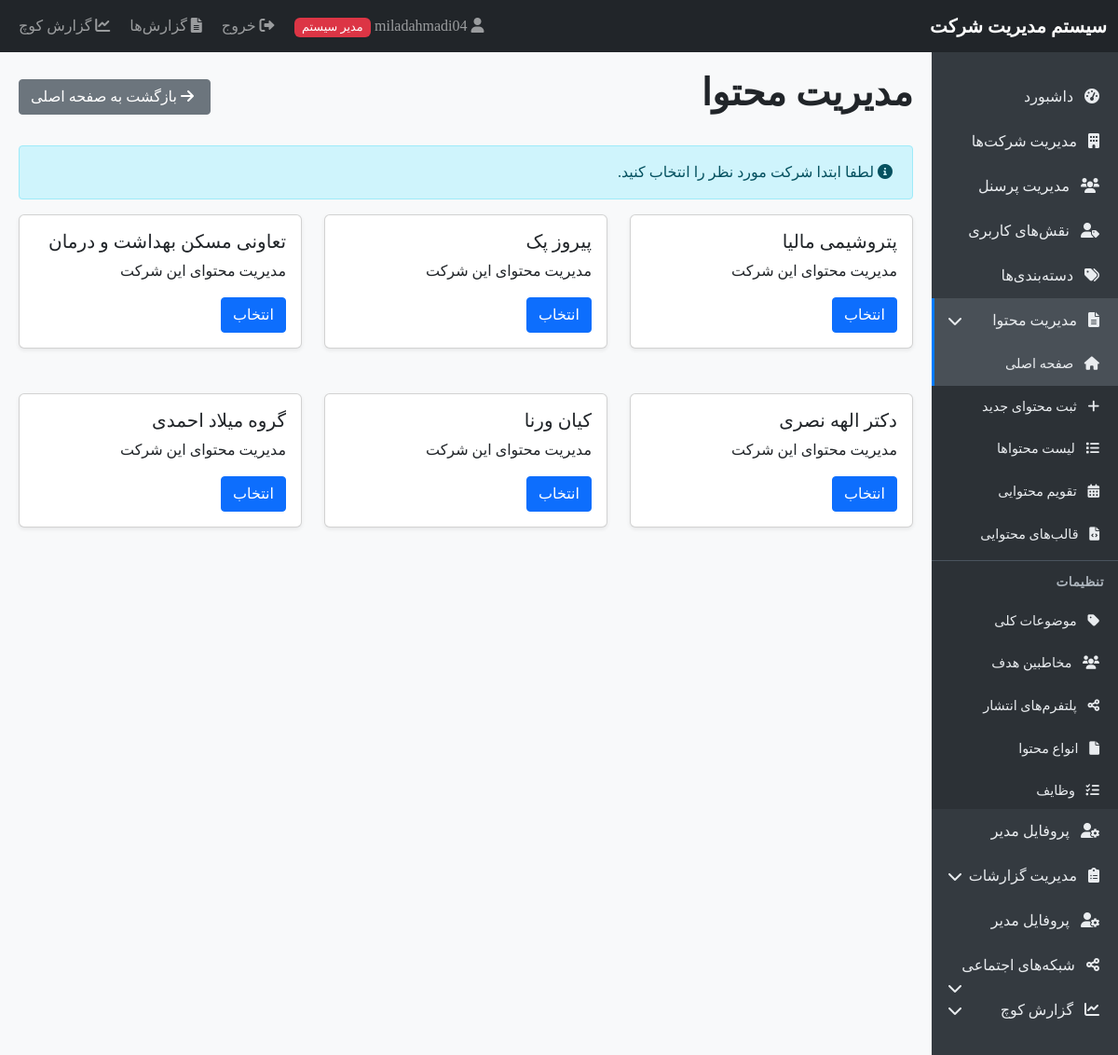
The app's page /content_management.php (signed in) with its own data.
### tables this page shows
CREATE TABLE `companies` (
  `id` int(11) NOT NULL,
  `name` varchar(100) NOT NULL,
  `is_active` tinyint(1) DEFAULT 1,
  `created_at` timestamp NOT NULL DEFAULT current_timestamp()
);

### functions.php (called while the page is built, shortened)
<?php
function isAdmin() {
    return isset($_SESSION['user_type']) && $_SESSION['user_type'] === 'admin';
}

### content_management.php (the view, shortened to what this page needs)
<?php
require_once 'database.php';
require_once 'functions.php';
$companyId = isAdmin() ?
    (isset($_GET['company']) && is_numeric($_GET['company']) ? clean($_GET['company']) : null) :
    $_SESSION['company_id'];
if (isAdmin() && empty($companyId)) {
    $stmt = $pdo->query("SELECT * FROM companies WHERE is_active = 1 ORDER BY name");
    $companies = $stmt->fetchAll();
}
include 'header.php';
?>
<div class="d-flex justify-content-between align-items-center mb-4">
    <h1>مدیریت محتوا</h1>
    <div>
        <a href="index.php" class="btn btn-secondary">
            <i class="fas fa-arrow-right"></i> بازگشت به صفحه اصلی
        </a>
    </div>
</div>
<?php if (isAdmin() && empty($companyId)): ?>
    <div class="alert alert-info">
        <i class="fas fa-info-circle"></i>
        لطفا ابتدا شرکت مورد نظر را انتخاب کنید.
    </div>
    <div class="row">
        <?php foreach ($companies as $company): ?>
            <div class="col-md-4 mb-4">
                <div class="card">
                    <div class="card-body">
                        <h5 class="card-title"><?php echo $company['name']; ?></h5>
                        <p class="card-text">مدیریت محتوای این شرکت</p>
                        <a href="?company=<?php echo $company['id']; ?>" class="btn btn-primary">انتخاب</a>
                    </div>
                </div>
            </div>
        <?php endforeach; ?>
    </div>
<?php endif; ?>
<?php include 'footer.php'; ?>

### header.php (style rules this page uses)
body { font-family: Tahoma, Arial, sans-serif; background-color: #f8f9fa; }
.card { box-shadow: 0 0.125rem 0.25rem rgba(0, 0, 0, 0.075); margin-bottom: 1.5rem; }
.btn { border-radius: 0.25rem; }
.fas, .fab { margin-right: 5px; }
.alert { border-radius: 0.25rem; }

### records on screen
companies: name "پتروشیمی مالیا"
companies: name "پیروز پک"
companies: name "تعاونی مسکن بهداشت و درمان"
companies: name "دکتر الهه نصری"
companies: name "کیان ورنا"
companies: name "گروه میلاد احمدی"

### other values on screen
$_SESSION['username'] "miladahmadi04"
